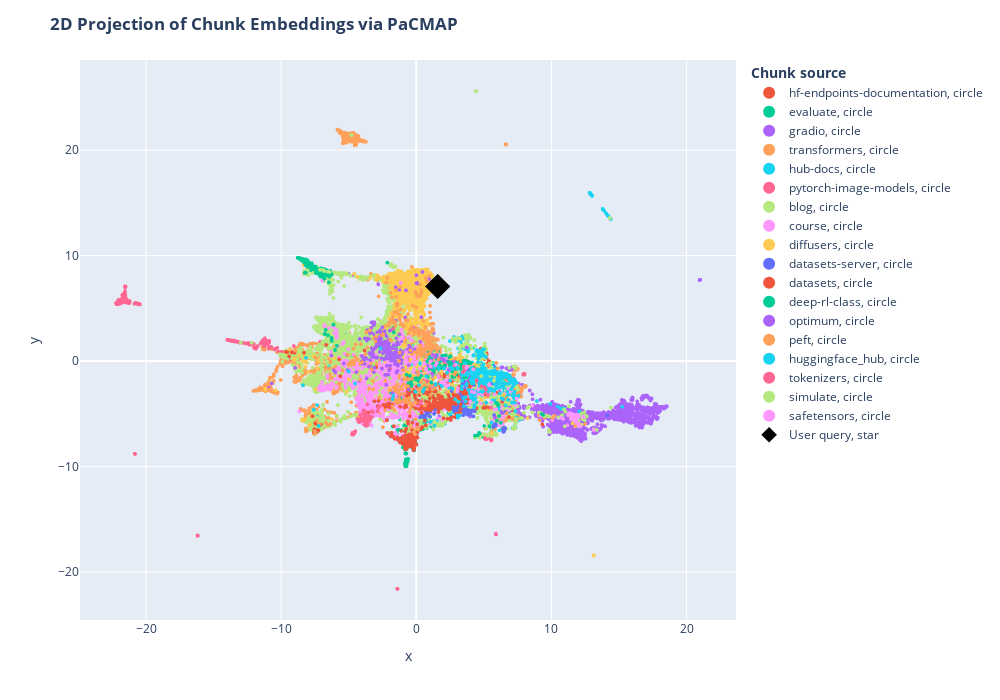

Here is the notebook cell this chart was saved with:
### Code cell
df = pd.DataFrame.from_dict(
    [
        {
            "x": documents_projected[i, 0],
            "y": documents_projected[i, 1],
            "source": docs_processed[i].metadata["source"].split("/")[1],
            "extract": docs_processed[i].page_content[:100] + "...",
            "symbol": "circle",
            "size_col": 4,
        }
        for i in range(len(docs_processed))
    ]
    + [
        {
            "x": documents_projected[-1, 0],
            "y": documents_projected[-1, 1],
            "source": "User query",
            "extract": user_query,
            "size_col": 100,
            "symbol": "star",
        }
    ]
)

# Visualize the embedding
fig = px.scatter(
    df,
    x="x",
    y="y",
    color="source",
    hover_data="extract",
    size="size_col",
    symbol="symbol",
    color_discrete_map={"User query": "black"},
    width=1000,
    height=700,
)
fig.update_traces(
    marker=dict(opacity=1, line=dict(width=0, color="DarkSlateGrey")),
    selector=dict(mode="markers"),
)
fig.update_layout(
    legend_title_text="<b>Chunk source</b>",
    title="<b>2D Projection of Chunk Embeddings via PaCMAP</b>",
)
fig.show()

### Figure 1 — Plotly figure (JSON) as saved in the notebook; plotly's stock layout.template omitted (floating-point values rounded to 4 significant figures; data arrays with more than 128 entries replaced by an {"elided": "..."} marker saying what was removed)
{"data": [{"customdata": [["Create an Endpoint\n\nAfter your first login, you will be directed to the [Endpoint creation page](htt..."], ["<img src=\"https://raw.githubusercontent.com/huggingface/hf-endpoints-documentation/main/assets/1_cre..."], ["Access and read Logs\n\nHugging Face Endpoints provides access to the logs of your Endpoints through t..."], ["Hugging Face Inference Endpoints documentation\n\n## Setup\n\n```bash\npip install hf-doc-builder==0.4.0 ..."], ["Pricing\n\n<div class=\"flex md:justify-start mb-2 text-gray-400 items-center\">\n  <a href=\"https://ui.e..."], ["## CPU Instances\n\nThe table below shows currently available CPU instances and their hourly pricing. ..."], ["## GPU Instances\n\nThe table below shows currently available GPU instances and their hourly pricing. ..."], ["```\ninstance hourly rate * ((hours * # min replica) + (scale-up hrs * # additional replicas))\n```\n\n#..."], ["Supported Transformers & Diffusers Tasks\n\nInference Endpoints offers out-of-the-box support for Mach..."], ["```\n\n### Text Classification\n\n```json\n{\n  \"inputs\": \"This sound track was beautiful! It paints the s..."], ["```\n\n### Text Generation\n\n```json\n{\n  \"inputs\": \"This sound track was beautiful! It paints the sener..."], ["```\n\n**Binary**\n```bash\ncurl --request POST \\\n  --url https://{ENDPOINT}/ \\\n  --header 'Content-Type..."], ["```\n\n**Binary**\n\n```bash\ncurl --request POST \\\n  --url https://{ENDPOINT}/ \\\n  --header 'Content-Typ..."], ["```\n\n\n### Additional parameters\n\nYou can add additional parameters, which are supported by the `pipe..."], ["Access and view Metrics\n\nHugging Face Endpoints provides access to the metrics and analytics of your..."], ["# FAQs \n\n\n\n### Q: In which regions are Inference Endpoints available?\n\nA: Inference Endpoints are cu..."], ["A: Yes, your Endpoint will always stay available/up with the number of min replicas defined in the A..."], ["### Q: What if I would like to deploy to a different instance type that is not listed?\n\nA: Please co..."], ["Help & Support \n\nWe have a variety of Inference Endpoints blog posts to help you at https://huggingf..."], ["Pause and Resume your Endpoint\n\nYou can `pause` & `resume` endpoints to save cost and configurations..."], ["After clicking the button, you will be asked to confirm the action. Click \"Pause {ENDPOINT-NAME}\" to..."], ["API Reference (Swagger)\n\n🤗 Inference Endpoints can be used through the [UI](https://ui.endpoints.hug..."], ["Use a custom Container Image\n\n\nInference Endpoints not only allows you to [customize your inference ..."], ["Autoscaling\n\nAutoscaling allows you to dynamically adjust the number of endpoint replicas running yo..."], ["## Scaling to 0\n\nInference Endpoints also supports autoscaling to 0, which means reducing the number..."], ["Create a Private Endpoint with AWS PrivateLink\n\nSecurity and secure inference are key principles of ..."], ["Once your Inference Endpoint is created successfully, go to the corresponding AWS account and add th..."], ["Security & Compliance\n\n🤗 Inference Endpoints is built with security and secure inference at its core..."], ["Public and Protected Endpoints do not require any additional configuration. For Private Endpoints, y..."], ["Send Requests to Endpoints\n\nYou can send requests to Inference Endpoints using the UI leveraging the..."], ["```\n\nThe Endpoints API offers the same API definitions as the [Inference API](https://huggingface.co..."], ["```\n\n### Custom handler\n\n`@huggingface/inference` supports tasks from https://huggingface.co/tasks, ..."], ["Change Organization or Account\n\nInference Endpoints uses your [Hugging Face](https://huggingface.co/..."], ["Update your Endpoint\n\nYou can update `running` Endpoints to change some of the configurations. Howev..."], ["Advanced Setup (Instance Types, Auto Scaling, Versioning)\n\nWe have seen how fast and easy it is to d..."], ["_Default: PyTorch if available._\n\n**Revision**\n\nCreate your Endpoint targeting a specific revision c..."], ["Inference Endpoints Version\n\nHugging Face Inference Endpoints comes with a default serving container..."], ["### GPU\n\n- `transformers[sklearn,sentencepiece,audio,vision]`: `4.27.2`\n- `diffusers`: `0.14.0`\n- `a..."], ["Serialization & Deserialization for Requests\n\nHugging Face Inference Endpount comes with a default s..."], ["| Content-Type           | Payload                        | \n| ---------------------- | ------------..."], ["| audio/webm             | `{\"inputs\": bytes(body)}`                     |\n| audio/webm;codecs=opus ..."], ["Below is a list of supported `accept` headers and the serialized payload is returned.\n\n\n| Accept    ..."], ["🤗 Inference Endpoints\n\n🤗 Inference Endpoints offers a secure production solution to easily deploy an..."], ["## Documentation and Examples\n\n* [Security & Compliance](/docs/inference-endpoints/security)\n* [Supp..."], ["Access 🤗 Inference Endpoints\n\nTo access the [Inference Endpoints web application](https://ui.endpoin..."], ["Add custom Dependencies\n\nInference Endpoints’ base image includes all required libraries to run infe..."], ["Create custom Inference Handler\n\nHugging Face Endpoints supports all of the Transformers and Sentenc..."], ["Included examples are for:\n\n* [Optimum and ONNX Runtime](https://huggingface.co/philschmid/distilber..."], ["The code can also be found in this [Notebook](https://colab.research.google.com/drive/1hANJeRa1PK1gZ..."], ["```\n# install git-lfs to interact with the repository\nsudo apt-get update\nsudo apt-get install git-l..."], ["```\n!cd distilbert-base-uncased-emotion && touch handler.py\n```\n\nIn there, you define your `Endpoint..."], ["```\n!echo \"holidays\" >> requirements.txt\n!pip install -r requirements.txt\n```\n\nNext, we have to adju..."], ["```\n\n### 4. Test EndpointHandler\n\nTo test our EndpointHandler, we can simplify import, initialize an..."], ["```\n# add all our new files\n!git add *\n# commit our files\n!git commit -m \"add custom handler\"\n# push..."]], "hovertemplate": "source=hf-endpoints-documentation<br>symbol=circle<br>x=%{x}<br>y=%{y}<br>size_col=%{marker.size}<br>extract=%{customdata[0]}<extra></extra>", "legendgroup": "hf-endpoints-documentation, circle", "marker": {"color": "#EF553B", "line": {"color": "DarkSlateGrey", "width": 0}, "opacity": 1, "size": [4, 4, 4, 4, 4, 4, 4, 4, 4, 4, 4, 4, 4, 4, 4, 4, 4, 4, 4, 4, 4, 4, 4, 4, 4, 4, 4, 4, 4, 4, 4, 4, 4, 4, 4, 4, 4, 4, 4, 4, 4, 4, 4, 4, 4, 4, 4, 4, 4, 4, 4, 4, 4, 4], "sizemode": "area", "sizeref": 0.25, "symbol": "circle"}, "mode": "markers", "name": "hf-endpoints-documentation, circle", "showlegend": true, "type": "scattergl", "x": [5.304, 5.143, 5.397, 4.881, 4.966, -1.463, -1.233, -2.166, -6.116, -4.181, -7.489, 6.594, 5.563, 5.547, 5.359, 4.769, 5.056, 5.461, 5.119, 4.626, 5.13, 5.087, 2.196, -2.019, 4.795, 5.211, 5.141, 5.188, 5.396, 5.016, 4.924, 4.99, 5.191, 4.832, 4.54, 2.489, 4.791, -1.282, 4.978, 6.462, 7.126, 5.924, 5.093, 4.773, 5.219, 4.486, 4.733, -5.557, 4.97, 4.135, 4.572, 1.307, 3.15, 4.563], "xaxis": "x", "y": [-0.1988, 0.4787, -0.5172, -0.8043, 1.067, 2.841, 2.68, 2.897, -0.6228, -3.573, -5.065, -4.594, -4.462, -3.945, 0.001533, 0.8562, 0.1819, -2.026, 0.9753, 0.7535, 0.2602, 0.4203, 0.4027, 3.149, 0.7295, 0.2575, 0.3949, 0.746, -0.02189, 0.4635, 0.5838, 0.2917, -0.4846, 0.4089, 0.7858, 0.3354, 1.184, 1.746, 0.547, -4.676, -4.681, -4.356, 1.176, 0.9025, 0.6345, 0.7774, 0.9788, 0.5219, 0.6569, -0.6674, 0.5311, -2.257, -1.397, -0.2347], "yaxis": "y"}, {"customdata": {"elided": "360x1 str values"}, "hovertemplate": "source=evaluate<br>symbol=circle<br>x=%{x}<br>y=%{y}<br>size_col=%{marker.size}<br>extract=%{customdata[0]}<extra></extra>", "legendgroup": "evaluate, circle", "marker": {"color": "#00cc96", "line": {"color": "DarkSlateGrey", "width": 0}, "opacity": 1, "size": {"elided": "360 int values"}, "sizemode": "area", "sizeref": 0.25, "symbol": "circle"}, "mode": "markers", "name": "evaluate, circle", "showlegend": true, "type": "scattergl", "x": {"elided": "360 float values"}, "xaxis": "x", "y": {"elided": "360 float values"}, "yaxis": "y"}, {"customdata": {"elided": "2188x1 str values"}, "hovertemplate": "source=gradio<br>symbol=circle<br>x=%{x}<br>y=%{y}<br>size_col=%{marker.size}<br>extract=%{customdata[0]}<extra></extra>", "legendgroup": "gradio, circle", "marker": {"color": "#ab63fa", "line": {"color": "DarkSlateGrey", "width": 0}, "opacity": 1, "size": {"elided": "2188 int values"}, "sizemode": "area", "sizeref": 0.25, "symbol": "circle"}, "mode": "markers", "name": "gradio, circle", "showlegend": true, "type": "scattergl", "x": {"elided": "2188 float values"}, "xaxis": "x", "y": {"elided": "2188 float values"}, "yaxis": "y"}, {"customdata": {"elided": "4121x1 str values"}, "hovertemplate": "source=transformers<br>symbol=circle<br>x=%{x}<br>y=%{y}<br>size_col=%{marker.size}<br>extract=%{customdata[0]}<extra></extra>", "legendgroup": "transformers, circle", "marker": {"color": "#FFA15A", "line": {"color": "DarkSlateGrey", "width": 0}, "opacity": 1, "size": {"elided": "4121 int values"}, "sizemode": "area", "sizeref": 0.25, "symbol": "circle"}, "mode": "markers", "name": "transformers, circle", "showlegend": true, "type": "scattergl", "x": {"elided": "4121 float values"}, "xaxis": "x", "y": {"elided": "4121 float values"}, "yaxis": "y"}, {"customdata": {"elided": "874x1 str values"}, "hovertemplate": "source=hub-docs<br>symbol=circle<br>x=%{x}<br>y=%{y}<br>size_col=%{marker.size}<br>extract=%{customdata[0]}<extra></extra>", "legendgroup": "hub-docs, circle", "marker": {"color": "#19d3f3", "line": {"color": "DarkSlateGrey", "width": 0}, "opacity": 1, "size": {"elided": "874 int values"}, "sizemode": "area", "sizeref": 0.25, "symbol": "circle"}, "mode": "markers", "name": "hub-docs, circle", "showlegend": true, "type": "scattergl", "x": {"elided": "874 float values"}, "xaxis": "x", "y": {"elided": "874 float values"}, "yaxis": "y"}, {"customdata": {"elided": "804x1 str values"}, "hovertemplate": "source=pytorch-image-models<br>symbol=circle<br>x=%{x}<br>y=%{y}<br>size_col=%{marker.size}<br>extract=%{customdata[0]}<extra></extra>", "legendgroup": "pytorch-image-models, circle", "marker": {"color": "#FF6692", "line": {"color": "DarkSlateGrey", "width": 0}, "opacity": 1, "size": {"elided": "804 int values"}, "sizemode": "area", "sizeref": 0.25, "symbol": "circle"}, "mode": "markers", "name": "pytorch-image-models, circle", "showlegend": true, "type": "scattergl", "x": {"elided": "804 float values"}, "xaxis": "x", "y": {"elided": "804 float values"}, "yaxis": "y"}, {"customdata": {"elided": "4255x1 str values"}, "hovertemplate": "source=blog<br>symbol=circle<br>x=%{x}<br>y=%{y}<br>size_col=%{marker.size}<br>extract=%{customdata[0]}<extra></extra>", "legendgroup": "blog, circle", "marker": {"color": "#B6E880", "line": {"color": "DarkSlateGrey", "width": 0}, "opacity": 1, "size": {"elided": "4255 int values"}, "sizemode": "area", "sizeref": 0.25, "symbol": "circle"}, "mode": "markers", "name": "blog, circle", "showlegend": true, "type": "scattergl", "x": {"elided": "4255 float values"}, "xaxis": "x", "y": {"elided": "4255 float values"}, "yaxis": "y"}, {"customdata": {"elided": "1354x1 str values"}, "hovertemplate": "source=course<br>symbol=circle<br>x=%{x}<br>y=%{y}<br>size_col=%{marker.size}<br>extract=%{customdata[0]}<extra></extra>", "legendgroup": "course, circle", "marker": {"color": "#FF97FF", "line": {"color": "DarkSlateGrey", "width": 0}, "opacity": 1, "size": {"elided": "1354 int values"}, "sizemode": "area", "sizeref": 0.25, "symbol": "circle"}, "mode": "markers", "name": "course, circle", "showlegend": true, "type": "scattergl", "x": {"elided": "1354 float values"}, "xaxis": "x", "y": {"elided": "1354 float values"}, "yaxis": "y"}, {"customdata": {"elided": "1481x1 str values"}, "hovertemplate": "source=diffusers<br>symbol=circle<br>x=%{x}<br>y=%{y}<br>size_col=%{marker.size}<br>extract=%{customdata[0]}<extra></extra>", "legendgroup": "diffusers, circle", "marker": {"color": "#FECB52", "line": {"color": "DarkSlateGrey", "width": 0}, "opacity": 1, "size": {"elided": "1481 int values"}, "sizemode": "area", "sizeref": 0.25, "symbol": "circle"}, "mode": "markers", "name": "diffusers, circle", "showlegend": true, "type": "scattergl", "x": {"elided": "1481 float values"}, "xaxis": "x", "y": {"elided": "1481 float values"}, "yaxis": "y"}, {"customdata": {"elided": "186x1 str values"}, "hovertemplate": "source=datasets-server<br>symbol=circle<br>x=%{x}<br>y=%{y}<br>size_col=%{marker.size}<br>extract=%{customdata[0]}<extra></extra>", "legendgroup": "datasets-server, circle", "marker": {"color": "#636efa", "line": {"color": "DarkSlateGrey", "width": 0}, "opacity": 1, "size": {"elided": "186 int values"}, "sizemode": "area", "sizeref": 0.25, "symbol": "circle"}, "mode": "markers", "name": "datasets-server, circle", "showlegend": true, "type": "scattergl", "x": {"elided": "186 float values"}, "xaxis": "x", "y": {"elided": "186 float values"}, "yaxis": "y"}, {"customdata": {"elided": "578x1 str values"}, "hovertemplate": "source=datasets<br>symbol=circle<br>x=%{x}<br>y=%{y}<br>size_col=%{marker.size}<br>extract=%{customdata[0]}<extra></extra>", "legendgroup": "datasets, circle", "marker": {"color": "#EF553B", "line": {"color": "DarkSlateGrey", "width": 0}, "opacity": 1, "size": {"elided": "578 int values"}, "sizemode": "area", "sizeref": 0.25, "symbol": "circle"}, "mode": "markers", "name": "datasets, circle", "showlegend": true, "type": "scattergl", "x": {"elided": "578 float values"}, "xaxis": "x", "y": {"elided": "578 float values"}, "yaxis": "y"}, {"customdata": {"elided": "446x1 str values"}, "hovertemplate": "source=deep-rl-class<br>symbol=circle<br>x=%{x}<br>y=%{y}<br>size_col=%{marker.size}<br>extract=%{customdata[0]}<extra></extra>", "legendgroup": "deep-rl-class, circle", "marker": {"color": "#00cc96", "line": {"color": "DarkSlateGrey", "width": 0}, "opacity": 1, "size": {"elided": "446 int values"}, "sizemode": "area", "sizeref": 0.25, "symbol": "circle"}, "mode": "markers", "name": "deep-rl-class, circle", "showlegend": true, "type": "scattergl", "x": {"elided": "446 float values"}, "xaxis": "x", "y": {"elided": "446 float values"}, "yaxis": "y"}, {"customdata": {"elided": "303x1 str values"}, "hovertemplate": "source=optimum<br>symbol=circle<br>x=%{x}<br>y=%{y}<br>size_col=%{marker.size}<br>extract=%{customdata[0]}<extra></extra>", "legendgroup": "optimum, circle", "marker": {"color": "#ab63fa", "line": {"color": "DarkSlateGrey", "width": 0}, "opacity": 1, "size": {"elided": "303 int values"}, "sizemode": "area", "sizeref": 0.25, "symbol": "circle"}, "mode": "markers", "name": "optimum, circle", "showlegend": true, "type": "scattergl", "x": {"elided": "303 float values"}, "xaxis": "x", "y": {"elided": "303 float values"}, "yaxis": "y"}, {"customdata": {"elided": "382x1 str values"}, "hovertemplate": "source=peft<br>symbol=circle<br>x=%{x}<br>y=%{y}<br>size_col=%{marker.size}<br>extract=%{customdata[0]}<extra></extra>", "legendgroup": "peft, circle", "marker": {"color": "#FFA15A", "line": {"color": "DarkSlateGrey", "width": 0}, "opacity": 1, "size": {"elided": "382 int values"}, "sizemode": "area", "sizeref": 0.25, "symbol": "circle"}, "mode": "markers", "name": "peft, circle", "showlegend": true, "type": "scattergl", "x": {"elided": "382 float values"}, "xaxis": "x", "y": {"elided": "382 float values"}, "yaxis": "y"}, {"customdata": {"elided": "363x1 str values"}, "hovertemplate": "source=huggingface_hub<br>symbol=circle<br>x=%{x}<br>y=%{y}<br>size_col=%{marker.size}<br>extract=%{customdata[0]}<extra></extra>", "legendgroup": "huggingface_hub, circle", "marker": {"color": "#19d3f3", "line": {"color": "DarkSlateGrey", "width": 0}, "opacity": 1, "size": {"elided": "363 int values"}, "sizemode": "area", "sizeref": 0.25, "symbol": "circle"}, "mode": "markers", "name": "huggingface_hub, circle", "showlegend": true, "type": "scattergl", "x": {"elided": "363 float values"}, "xaxis": "x", "y": {"elided": "363 float values"}, "yaxis": "y"}, {"customdata": {"elided": "144x1 str values"}, "hovertemplate": "source=tokenizers<br>symbol=circle<br>x=%{x}<br>y=%{y}<br>size_col=%{marker.size}<br>extract=%{customdata[0]}<extra></extra>", "legendgroup": "tokenizers, circle", "marker": {"color": "#FF6692", "line": {"color": "DarkSlateGrey", "width": 0}, "opacity": 1, "size": {"elided": "144 int values"}, "sizemode": "area", "sizeref": 0.25, "symbol": "circle"}, "mode": "markers", "name": "tokenizers, circle", "showlegend": true, "type": "scattergl", "x": {"elided": "144 float values"}, "xaxis": "x", "y": {"elided": "144 float values"}, "yaxis": "y"}, {"customdata": [["!--Copyright 2022 The HuggingFace Team. All rights reserved.\n\nLicensed under the Apache License, Ver..."], ["```\n\nYou can then provide the `generate_map` method as an argument to the `sm.ParallelRLEnv` class, ..."], ["How to contribute to simulate?\n[![Contributor Covenant](https://img.shields.io/badge/Contributor%20C..."], ["```\n\n3. Create a new branch to hold your development changes:\n\n\t```bash\n\tgit checkout -b a-descripti..."], ["!--Copyright 2022 The HuggingFace Team. All rights reserved.\n\nLicensed under the Apache License, Ver..."], ["!--Copyright 2022 The HuggingFace Team. All rights reserved.\n\nLicensed under the Apache License, Ver..."], ["# Simulate with Godot\n\n### Install in Godot 4\nThis integration has been developed for Godot 4.x. You..."], ["!--Copyright 2022 The HuggingFace Team. All rights reserved.\n\nLicensed under the Apache License, Ver..."], ["```\npip install --upgrade simulate\n```\nBefore you merge a PR, fix the style (we use `isort` + `black..."], ["```\nimport simulate as sm\n\nscene = sm.Scene()\nscene += sm.Plane() + sm.Sphere(position=[0, 1, 0], ra..."], ["```\npython examples/basic/objects.py\n```\n<p align=\"center\">\n    <br>\n    <img src=\"https://user-imag..."], ["```\n# Add two copy of the sphere to the scene as children of the root node (using list will add all ..."], ["```\n\n### Visualization engine\n\nA default vizualization engine is provided with the vtk backend of `p..."], ["!--Copyright 2022 The HuggingFace Team. All rights reserved.\n\nLicensed under the Apache License, Ver..."], ["!--Copyright 2022 The HuggingFace Team. All rights reserved.\n\nLicensed under the Apache License, Ver..."], ["```\nscene = sm.Scene.create_from(\"simulate-tests/Box/glTF-Embedded/Box.gltf\")\n```\n\nor, they can be t..."], ["!--Copyright 2022 The HuggingFace Team. All rights reserved.\n\nLicensed under the Apache License, Ver..."], ["<div class=\"mt-10\">\n  <div class=\"w-full flex flex-col space-y-4 md:space-y-0 md:grid md:grid-cols-2..."], ["<a class=\"!no-underline border dark:border-gray-700 p-5 rounded-lg shadow hover:shadow-lg\" href=\"./c..."], ["p align=\"center\">\n    <br>\n    <img src=\"docs/source/assets/simulate_library.png\" width=\"400\"/>\n    ..."], ["```\npip install --upgrade simulate\n```\nBefore you merge a PR, fix the style (we use `isort` + `black..."], ["```\nfrom simulate import Scene\n\nscene = Scene.create_from('tests/test_assets/fixtures/Box.gltf')  # ..."], ["```\n\nAn object (as well as the Scene) is just a node in a tree provided with optional mesh (under th..."], ["```\npython examples/basic/objects.py\n```\n<p align=\"center\">\n    <br>\n    <img src=\"https://user-imag..."], ["```\n# Add two copy of the sphere to the scene as children of the root node (using list will add all ..."], ["```\n\nEditing objects:\n- mesh of the object can be edited with all the manipulation operator provided..."], ["# Unity Integration\n\n### Install with the Unity editor\nCurrently we use Unity version `2021.3.2f1` a..."], ["```\n{\n    \"type\": \"MyCommand\",\n    \"contents\": json.dumps({\n        \"message\": \"hello from python AP..."], ["```\n\nThis currently only supports Box, Sphere, and Capsule colliders (the Unity/PhysX colliders).\n\nD..."], ["!--Copyright 2022 The HuggingFace Team. All rights reserved.\n\nLicensed under the Apache License, Ver..."], ["!---\nCopyright 2020 The HuggingFace Team. All rights reserved.\n\nLicensed under the Apache License, V..."], ["Security Policy\n\n## Supported Versions\n<!--\nUse this section to tell people about which versions of ..."], ["!--Copyright 2022 The HuggingFace Team. All rights reserved.\n\nLicensed under the Apache License, Ver..."], ["!--Copyright 2022 The HuggingFace Team. All rights reserved.\n\nLicensed under the Apache License, Ver..."], ["his package provides core backend functionality for the Hugging Face Simulate project: (https://gith..."], ["!--Copyright 2022 The HuggingFace Team. All rights reserved.\n\nLicensed under the Apache License, Ver..."], ["The \"leaf\" reward functions can be combined in a tree structure with the following predicate functio..."], ["!--Copyright 2022 The HuggingFace Team. All rights reserved.\n\nLicensed under the Apache License, Ver..."], ["```\nfor i in range(60):\n    event = scene.step()\n```\nYou should see the cube falling onto the plane...."], ["```\nscene.config.return_nodes = False\nscene.config.return_frames = False\nscene.show()\n```\nFor advanc..."], ["!--Copyright 2022 The HuggingFace Team. All rights reserved.\n\nLicensed under the Apache License, Ver..."], ["!--Copyright 2022 The HuggingFace Team. All rights reserved.\n\nLicensed under the Apache License, Ver..."], ["!--Copyright 2022 The HuggingFace Team. All rights reserved.\n\nLicensed under the Apache License, Ver..."], ["The created environments are stored in a language/framework agnostic format and can be loaded and ru..."], ["# Blender Integration\n\n### Install addon in Blender\nThis integration has been developed for Blender ..."], ["Tests examples taken from the original great gltflib\n\nFind the great gltflib by Lukas Shawford here:..."], ["!--Copyright 2022 The HuggingFace Team. All rights reserved.\n\nLicensed under the Apache License, Ver..."], ["# Examples for Simulate\n\nThe examples are organized by level of complexity or application. \nCurrentl..."], ["!--Copyright 2022 The HuggingFace Team. All rights reserved.\n\nLicensed under the Apache License, Ver..."], ["!--Copyright 2022 The HuggingFace Team. All rights reserved.\n\nLicensed under the Apache License, Ver..."], ["```\n\nNow we need to identify which build your GPU is using and add it to your xorg config file:\n\n```..."], ["!--Copyright 2022 The HuggingFace Team. All rights reserved.\n\nLicensed under the Apache License, Ver..."], ["!--Copyright 2022 The HuggingFace Team. All rights reserved.\n\nLicensed under the Apache License, Ver..."], ["!--Copyright 2022 The HuggingFace Team. All rights reserved.\n\nLicensed under the Apache License, Ver..."], ["Reward function:\n- A dense reward based on improvement in best euclidean distance to the object\n- A ..."], ["Example: [`sb3_procgen.py`](https://github.com/huggingface/simulate/examples/rl/sb3_procgen.py)\n\nObj..."], ["Parallel: 16 independent instances of the same environment configuration.\n\n\n## Reward functions base..."], ["!--Copyright 2022 The HuggingFace Team. All rights reserved.\n\nLicensed under the Apache License, Ver..."], ["!--Copyright 2022 The HuggingFace Team. All rights reserved.\n\nLicensed under the Apache License, Ver..."]], "hovertemplate": "source=simulate<br>symbol=circle<br>x=%{x}<br>y=%{y}<br>size_col=%{marker.size}<br>extract=%{customdata[0]}<extra></extra>", "legendgroup": "simulate, circle", "marker": {"color": "#B6E880", "line": {"color": "DarkSlateGrey", "width": 0}, "opacity": 1, "size": [4, 4, 4, 4, 4, 4, 4, 4, 4, 4, 4, 4, 4, 4, 4, 4, 4, 4, 4, 4, 4, 4, 4, 4, 4, 4, 4, 4, 4, 4, 4, 4, 4, 4, 4, 4, 4, 4, 4, 4, 4, 4, 4, 4, 4, 4, 4, 4, 4, 4, 4, 4, 4, 4, 4, 4, 4, 4, 4], "sizemode": "area", "sizeref": 0.25, "symbol": "circle"}, "mode": "markers", "name": "simulate, circle", "showlegend": true, "type": "scattergl", "x": [-5.654, 0.5741, 4.805, 4.628, 7.295, -5.554, -5.721, -4.876, -5.597, -5.213, 2.177, -5.152, -6.017, 7.279, -5.117, -5.416, -5.555, 7.346, 7.405, -5.434, -5.569, -5.285, -5.145, 1.972, -5.182, -5.348, -5.899, 5.519, -5.237, 7.361, 5.557, 5.742, 7.367, 6.881, -5.774, -6.929, -7.124, -5.488, -5.493, -6.049, 7.43, 7.346, -5.684, -5.68, -5.51, 5.939, 7.19, -5.828, 7.342, -3.327, -0.5677, 7.267, -5.822, -6.791, -6.854, -6.4, -6.532, 7.327, -5.543], "xaxis": "x", "y": [8.175, -3.425, -1.432, -0.4801, -0.514, 8.151, 8.261, 8.113, 8.368, 8.337, -3.408, 8.312, 8.329, -0.5964, 8.245, 8.318, 8.114, -5.487, -5.458, 8.206, 8.294, 8.335, 8.322, -3.072, 8.336, 8.318, 8.287, -3.459, 8.254, -0.5589, -0.6072, -1.865, -0.6843, -0.6455, 8.238, 8.663, 8.645, 8.258, 8.391, 8.425, -2.454, -0.5985, 8.226, 8.295, 8.298, -4.854, -0.5214, 8.351, -0.5313, 2.34, 1.905, -0.5629, 8.265, 8.538, 8.557, 8.457, 8.459, -0.5589, 7.912], "yaxis": "y"}, {"customdata": [["# How to release\n\n# Before the release\n\nSimple checklist on how to make releases for `safetensors`.\n..."], ["# Rust\n\n- `safetensors` (rust, python & node) versions don't have to be in sync but it's\n  very comm..."], ["# Python\n\n- Edit `bindings/python/setup.py` to reflect new version.\n- Edit `bindings/python/py_src/s..."], ["# Node\n\n- Edit `bindings/node/package.json` to reflect new version.\n- Edit `CHANGELOG.md`:\n    - Add..."], ["Flax API\n\n[[autodoc]] safetensors.flax.load_file\n[[autodoc]] safetensors.flax.load\n[[autodoc]] safet..."], ["Convert weights to safetensors\n\nPyTorch model weights are commonly saved and stored as `.bin` files ..."], ["Numpy API\n\n[[autodoc]] safetensors.numpy.load_file\n[[autodoc]] safetensors.numpy.load\n[[autodoc]] sa..."], ["Speed Comparison\n\n<a href=\"https://colab.research.google.com/github/huggingface/notebooks/blob/main/..."], ["```\n\n### CPU benchmark\n\n```py\n>>> start_st = datetime.datetime.now()\n>>> weights = load_file(sf_file..."], ["```\n\nThis speedup is due to the fact that this library avoids unnecessary copies by mapping the file..."], ["```\n\nThe speedup works because this library is able to skip unnecessary CPU allocations. It is unfor..."], ["# Installation\n\n```\npip install safetensors\n```\n\n\n## Usage\n\n### Numpy\n\n```python\nfrom safetensors.nu..."], ["PaddlePaddle API\n\n[[autodoc]] safetensors.paddle.load_file\n[[autodoc]] safetensors.paddle.load\n[[aut..."], ["he purpose of this directory is to showcase various attacks (and creating your own).\n\n\n# Torch Arbit..."], ["```\npython numpy_dos_create.py\npython numpy_dos_get_pwned.py\n```\n\n# Safetensors abuse attempts\n\nIn o..."], ["```\npython safetensors_abuse_attempt_1.py\npython safetensors_abuse_attempt_2.py\npython safetensors_a..."], ["p align=\"center\">\n  <picture>\n    <source media=\"(prefers-color-scheme: dark)\" srcset=\"https://huggi..."], ["Rust\n[![Crates.io](https://img.shields.io/crates/v/safetensors.svg)](https://crates.io/crates/safete..."], ["```\n\n#### From source\n\nFor the sources, you need Rust\n\n```bash\n# Install Rust\ncurl --proto '=https' ..."], ["```\n\n[Python documentation](https://huggingface.co/docs/safetensors/index)\n\n\n### Format\n\n- 8 bytes: ..."], ["Notes:\n - Duplicate keys are disallowed. Not all parsers may respect this.\n - In general the subset ..."], ["Let's take a look at alternatives and why this format is deemed interesting.\nThis is my very persona..."], ["- Safe: Can I use a file randomly downloaded and expect not to run arbitrary code ?\n- Zero-copy: Doe..."], ["### Main oppositions\n\n- Pickle: Unsafe, runs arbitrary code\n- H5: Apparently now discouraged for TF/..."], ["### Notes\n\n- Zero-copy: No format is really zero-copy in ML, it needs to go from disk to RAM/GPU RAM..."], ["- Lazy loading: in distributed (multi-node or multi-gpu) settings, it's nice to be able to\nload only..."], ["Metadata Parsing\n\nGiven the simplicity of the format, it's very simple and efficient to fetch and pa..."], ["## Usage\n\n### JavaScript/TypeScript[[js]]\n\nUsing [`huggingface.js`](https://huggingface.co/docs/hugg..."], ["```\n\nDepending on whether the safetensors weights are sharded into multiple files or not, the output..."], ["```\n\n### Python\n\nIn this example python script, we are parsing metadata of [gpt2](https://huggingfac..."], ["```\n\n## Example output\n\nFor instance, here are the number of params per dtype for a few models on th..."], ["model | safetensors | params\n--- | --- | ---\n[gpt2](https://huggingface.co/gpt2?show_tensors=true) |..."], ["[bigscience/bloom](https://huggingface.co/bigscience/bloom?show_tensors=true) | sharded | { 'BF16' =..."], ["Torch API\n\n[[autodoc]] safetensors.torch.load_file\n[[autodoc]] safetensors.torch.load\n[[autodoc]] sa..."], ["Tensorflow API\n\n[[autodoc]] safetensors.tensorflow.load_file\n[[autodoc]] safetensors.tensorflow.load..."], ["!-- DISABLE-FRONTMATTER-SECTIONS -->\n\n<div class=\"flex justify-center\">\n    <img class=\"block dark:h..."], ["```\n\n### Save tensors\n\n```python\nimport torch\nfrom safetensors.torch import save_file\n\ntensors = {\n ..."], ["```\n\n## Format\n\nLet's say you have safetensors file named `model.safetensors`, then `model.safetenso..."], ["* [huggingface/transformers](https://github.com/huggingface/transformers)\n* [AUTOMATIC1111/stable-di..."], ["* [PaddlePaddle/PaddleNLP](https://github.com/PaddlePaddle/PaddleNLP)\n* [AIGC-Audio/AudioGPT](https:..."], ["Torch shared tensors\n\n\n## TL;DR\n\nUsing specific functions, which should work in most cases for you.\n..."], ["```\n\n## Why are shared tensors not saved in `safetensors` ?\n\nMultiple reasons for that:\n\n- *Not all ..."], ["```\n\nNow with all those reasons being mentioned, nothing is set in stone in there.\nShared tensors do..."]], "hovertemplate": "source=safetensors<br>symbol=circle<br>x=%{x}<br>y=%{y}<br>size_col=%{marker.size}<br>extract=%{customdata[0]}<extra></extra>", "legendgroup": "safetensors, circle", "marker": {"color": "#FF97FF", "line": {"color": "DarkSlateGrey", "width": 0}, "opacity": 1, "size": [4, 4, 4, 4, 4, 4, 4, 4, 4, 4, 4, 4, 4, 4, 4, 4, 4, 4, 4, 4, 4, 4, 4, 4, 4, 4, 4, 4, 4, 4, 4, 4, 4, 4, 4, 4, 4, 4, 4, 4, 4, 4, 4], "sizemode": "area", "sizeref": 0.25, "symbol": "circle"}, "mode": "markers", "name": "safetensors, circle", "showlegend": true, "type": "scattergl", "x": [2.902, 3.694, 3.773, 4.214, 2.369, 0.05187, 2.239, -0.3977, -1.011, -1.082, -0.9753, 1.083, 2.237, 1.426, 2.131, 1.829, 5.819, 1.519, 1.053, 3.066, -0.1648, -2.128, -0.7672, -0.2478, -0.7617, -1.213, 4.092, 4.753, 4.291, 3.054, 3.984, -1.691, 5.925, 0.7227, 0.7293, 0.587, 0.2692, 4.573, -1.14, -8.65, -0.6979, -0.153, -0.1068], "xaxis": "x", "y": [-0.3421, -0.6555, -0.5413, -0.7954, -2.284, -0.05597, -1.824, 1.959, 2.166, 2.968, 2.424, -0.5113, -2.32, -0.4186, -2.17, -2.012, -3.167, -0.1805, -0.03633, -2.587, -0.7651, -0.07112, 0.3512, -0.07523, 0.8457, 2.093, -2.906, -4.028, -2.979, -2.87, -3.836, -0.5925, -4.579, -0.8566, -0.7439, -0.1853, -0.7114, -2.698, 7.424, -4.784, 0.05144, 0.2476, -0.3481], "yaxis": "y"}, {"customdata": [["How to create a pipeline object?"]], "hovertemplate": "source=User query<br>symbol=star<br>x=%{x}<br>y=%{y}<br>size_col=%{marker.size}<br>extract=%{customdata[0]}<extra></extra>", "legendgroup": "User query, star", "marker": {"color": "black", "line": {"color": "DarkSlateGrey", "width": 0}, "opacity": 1, "size": [100], "sizemode": "area", "sizeref": 0.25, "symbol": "diamond"}, "mode": "markers", "name": "User query, star", "showlegend": true, "type": "scattergl", "x": [1.581], "xaxis": "x", "y": [7.074], "yaxis": "y"}], "layout": {"height": 700, "legend": {"itemsizing": "constant", "title": {"text": "<b>Chunk source</b>"}, "tracegroupgap": 0}, "margin": {"t": 60}, "title": {"text": "<b>2D Projection of Chunk Embeddings via PaCMAP</b>"}, "width": 1000, "xaxis": {"anchor": "y", "domain": [0, 1], "title": {"text": "x"}}, "yaxis": {"anchor": "x", "domain": [0, 1], "title": {"text": "y"}}}}
